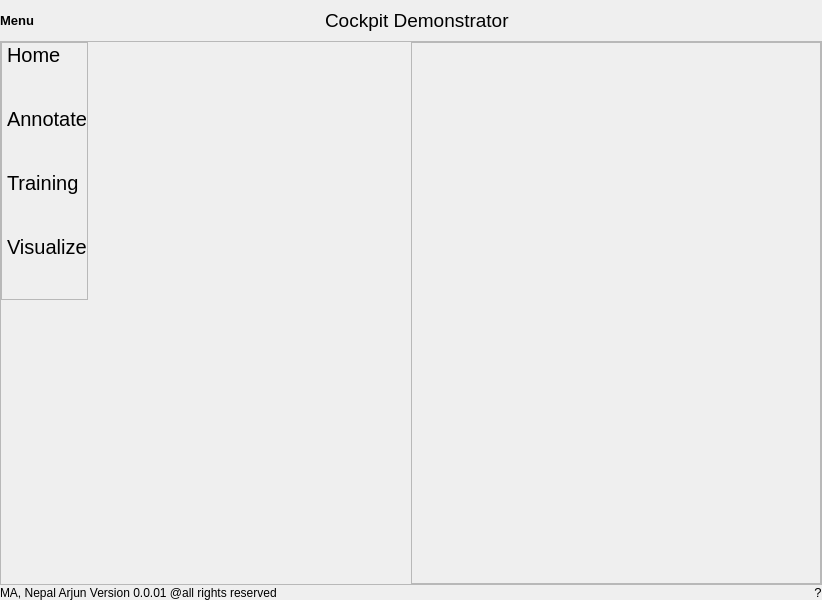
<?xml version="1.0" encoding="UTF-8"?>
<ui version="4.0">
 <class>MainWindow</class>
 <widget class="QMainWindow" name="CockpitDemonstrator">
  <property name="geometry">
   <rect>
    <x>0</x>
    <y>0</y>
    <width>822</width>
    <height>600</height>
   </rect>
  </property>
  <property name="windowTitle">
   <string>MainWindow</string>
  </property>
  <widget class="QWidget" name="centralwidget">
   <layout class="QVBoxLayout" name="verticalLayout">
    <property name="spacing">
     <number>0</number>
    </property>
    <property name="leftMargin">
     <number>0</number>
    </property>
    <property name="topMargin">
     <number>0</number>
    </property>
    <property name="rightMargin">
     <number>0</number>
    </property>
    <property name="bottomMargin">
     <number>0</number>
    </property>
    <item alignment="Qt::AlignTop">
     <widget class="QFrame" name="header">
      <property name="styleSheet">
       <string notr="true">*{
border:none;
}</string>
      </property>
      <property name="frameShape">
       <enum>QFrame::StyledPanel</enum>
      </property>
      <property name="frameShadow">
       <enum>QFrame::Raised</enum>
      </property>
      <layout class="QHBoxLayout" name="horizontalLayout">
       <property name="spacing">
        <number>0</number>
       </property>
       <property name="leftMargin">
        <number>0</number>
       </property>
       <property name="topMargin">
        <number>0</number>
       </property>
       <property name="rightMargin">
        <number>0</number>
       </property>
       <property name="bottomMargin">
        <number>0</number>
       </property>
       <item alignment="Qt::AlignLeft">
        <widget class="QFrame" name="left_frame">
         <property name="font">
          <font>
           <pointsize>8</pointsize>
          </font>
         </property>
         <property name="frameShape">
          <enum>QFrame::StyledPanel</enum>
         </property>
         <property name="frameShadow">
          <enum>QFrame::Raised</enum>
         </property>
         <layout class="QHBoxLayout" name="horizontalLayout_3">
          <property name="spacing">
           <number>0</number>
          </property>
          <property name="leftMargin">
           <number>0</number>
          </property>
          <property name="topMargin">
           <number>0</number>
          </property>
          <property name="rightMargin">
           <number>0</number>
          </property>
          <property name="bottomMargin">
           <number>0</number>
          </property>
          <item>
           <widget class="QPushButton" name="menu_btn">
            <property name="font">
             <font>
              <pointsize>10</pointsize>
              <weight>75</weight>
              <bold>true</bold>
             </font>
            </property>
            <property name="text">
             <string>Menu</string>
            </property>
            <property name="icon">
             <iconset resource="../Icons.qrc">
              <normaloff>:/icons/Icons/align-left.svg</normaloff>:/icons/Icons/align-left.svg</iconset>
            </property>
            <property name="iconSize">
             <size>
              <width>32</width>
              <height>32</height>
             </size>
            </property>
           </widget>
          </item>
         </layout>
        </widget>
       </item>
       <item alignment="Qt::AlignHCenter">
        <widget class="QFrame" name="center_frame">
         <property name="frameShape">
          <enum>QFrame::StyledPanel</enum>
         </property>
         <property name="frameShadow">
          <enum>QFrame::Raised</enum>
         </property>
         <layout class="QHBoxLayout" name="horizontalLayout_2">
          <item>
           <widget class="QLabel" name="cockpiticonlabel">
            <property name="text">
             <string/>
            </property>
            <property name="pixmap">
             <pixmap resource="../Icons.qrc">:/icons/Icons/monitor.svg</pixmap>
            </property>
            <property name="scaledContents">
             <bool>false</bool>
            </property>
           </widget>
          </item>
          <item>
           <widget class="QLabel" name="titlelabel">
            <property name="font">
             <font>
              <pointsize>14</pointsize>
              <weight>50</weight>
              <bold>false</bold>
             </font>
            </property>
            <property name="text">
             <string>Cockpit Demonstrator</string>
            </property>
            <property name="scaledContents">
             <bool>false</bool>
            </property>
           </widget>
          </item>
         </layout>
        </widget>
       </item>
       <item alignment="Qt::AlignRight">
        <widget class="QFrame" name="right_frame">
         <property name="frameShape">
          <enum>QFrame::StyledPanel</enum>
         </property>
         <property name="frameShadow">
          <enum>QFrame::Raised</enum>
         </property>
         <layout class="QHBoxLayout" name="horizontalLayout_4">
          <property name="spacing">
           <number>0</number>
          </property>
          <property name="leftMargin">
           <number>0</number>
          </property>
          <property name="topMargin">
           <number>0</number>
          </property>
          <property name="rightMargin">
           <number>0</number>
          </property>
          <property name="bottomMargin">
           <number>0</number>
          </property>
          <item>
           <widget class="QPushButton" name="settings_btn">
            <property name="text">
             <string/>
            </property>
            <property name="icon">
             <iconset resource="../Icons.qrc">
              <normaloff>:/icons/Icons/settings.svg</normaloff>:/icons/Icons/settings.svg</iconset>
            </property>
            <property name="iconSize">
             <size>
              <width>32</width>
              <height>32</height>
             </size>
            </property>
           </widget>
          </item>
         </layout>
        </widget>
       </item>
      </layout>
     </widget>
    </item>
    <item>
     <widget class="QFrame" name="content">
      <property name="sizePolicy">
       <sizepolicy hsizetype="Expanding" vsizetype="Expanding">
        <horstretch>0</horstretch>
        <verstretch>0</verstretch>
       </sizepolicy>
      </property>
      <property name="frameShape">
       <enum>QFrame::StyledPanel</enum>
      </property>
      <property name="frameShadow">
       <enum>QFrame::Raised</enum>
      </property>
      <layout class="QHBoxLayout" name="horizontalLayout_8">
       <property name="spacing">
        <number>0</number>
       </property>
       <property name="leftMargin">
        <number>0</number>
       </property>
       <property name="topMargin">
        <number>0</number>
       </property>
       <property name="rightMargin">
        <number>0</number>
       </property>
       <property name="bottomMargin">
        <number>0</number>
       </property>
       <item alignment="Qt::AlignLeft|Qt::AlignTop">
        <widget class="QFrame" name="menu_frame">
         <property name="sizePolicy">
          <sizepolicy hsizetype="Preferred" vsizetype="Preferred">
           <horstretch>0</horstretch>
           <verstretch>0</verstretch>
          </sizepolicy>
         </property>
         <property name="styleSheet">
          <string notr="true">QPushButton {border:none; text-align:left; font-size:20px}</string>
         </property>
         <property name="frameShape">
          <enum>QFrame::StyledPanel</enum>
         </property>
         <property name="frameShadow">
          <enum>QFrame::Raised</enum>
         </property>
         <layout class="QVBoxLayout" name="verticalLayout_2">
          <property name="spacing">
           <number>0</number>
          </property>
          <property name="leftMargin">
           <number>5</number>
          </property>
          <property name="topMargin">
           <number>0</number>
          </property>
          <property name="rightMargin">
           <number>0</number>
          </property>
          <property name="bottomMargin">
           <number>0</number>
          </property>
          <item alignment="Qt::AlignLeft|Qt::AlignTop">
           <widget class="QPushButton" name="home_button">
            <property name="layoutDirection">
             <enum>Qt::LeftToRight</enum>
            </property>
            <property name="styleSheet">
             <string notr="true"/>
            </property>
            <property name="text">
             <string>Home</string>
            </property>
           </widget>
          </item>
          <item>
           <spacer name="verticalSpacer">
            <property name="orientation">
             <enum>Qt::Vertical</enum>
            </property>
            <property name="sizeHint" stdset="0">
             <size>
              <width>20</width>
              <height>40</height>
             </size>
            </property>
           </spacer>
          </item>
          <item>
           <widget class="QPushButton" name="annotation_button">
            <property name="text">
             <string>Annotate</string>
            </property>
           </widget>
          </item>
          <item>
           <spacer name="verticalSpacer_2">
            <property name="orientation">
             <enum>Qt::Vertical</enum>
            </property>
            <property name="sizeHint" stdset="0">
             <size>
              <width>20</width>
              <height>40</height>
             </size>
            </property>
           </spacer>
          </item>
          <item>
           <widget class="QPushButton" name="training_button">
            <property name="text">
             <string>Training</string>
            </property>
           </widget>
          </item>
          <item>
           <spacer name="verticalSpacer_3">
            <property name="orientation">
             <enum>Qt::Vertical</enum>
            </property>
            <property name="sizeHint" stdset="0">
             <size>
              <width>20</width>
              <height>40</height>
             </size>
            </property>
           </spacer>
          </item>
          <item>
           <widget class="QPushButton" name="visualization_button">
            <property name="text">
             <string>Visualize</string>
            </property>
           </widget>
          </item>
          <item>
           <spacer name="verticalSpacer_4">
            <property name="orientation">
             <enum>Qt::Vertical</enum>
            </property>
            <property name="sizeHint" stdset="0">
             <size>
              <width>20</width>
              <height>40</height>
             </size>
            </property>
           </spacer>
          </item>
         </layout>
        </widget>
       </item>
       <item>
        <widget class="QFrame" name="content_frame">
         <property name="sizePolicy">
          <sizepolicy hsizetype="Preferred" vsizetype="Preferred">
           <horstretch>0</horstretch>
           <verstretch>0</verstretch>
          </sizepolicy>
         </property>
         <property name="frameShape">
          <enum>QFrame::StyledPanel</enum>
         </property>
         <property name="frameShadow">
          <enum>QFrame::Raised</enum>
         </property>
        </widget>
       </item>
      </layout>
     </widget>
    </item>
    <item alignment="Qt::AlignBottom">
     <widget class="QFrame" name="footer">
      <property name="styleSheet">
       <string notr="true">*{border:none;}</string>
      </property>
      <property name="frameShape">
       <enum>QFrame::StyledPanel</enum>
      </property>
      <property name="frameShadow">
       <enum>QFrame::Raised</enum>
      </property>
      <layout class="QHBoxLayout" name="horizontalLayout_5">
       <property name="spacing">
        <number>0</number>
       </property>
       <property name="leftMargin">
        <number>0</number>
       </property>
       <property name="topMargin">
        <number>0</number>
       </property>
       <property name="rightMargin">
        <number>0</number>
       </property>
       <property name="bottomMargin">
        <number>0</number>
       </property>
       <item alignment="Qt::AlignLeft|Qt::AlignBottom">
        <widget class="QFrame" name="left_frame_version">
         <property name="frameShape">
          <enum>QFrame::StyledPanel</enum>
         </property>
         <property name="frameShadow">
          <enum>QFrame::Raised</enum>
         </property>
         <layout class="QHBoxLayout" name="horizontalLayout_6">
          <property name="spacing">
           <number>0</number>
          </property>
          <property name="leftMargin">
           <number>0</number>
          </property>
          <property name="topMargin">
           <number>0</number>
          </property>
          <property name="rightMargin">
           <number>0</number>
          </property>
          <property name="bottomMargin">
           <number>0</number>
          </property>
          <item alignment="Qt::AlignLeft">
           <widget class="QLabel" name="label">
            <property name="font">
             <font>
              <pointsize>9</pointsize>
             </font>
            </property>
            <property name="text">
             <string>MA, Nepal Arjun Version 0.0.01 @all rights reserved </string>
            </property>
           </widget>
          </item>
         </layout>
        </widget>
       </item>
       <item alignment="Qt::AlignRight|Qt::AlignBottom">
        <widget class="QFrame" name="right_frame_about">
         <property name="sizePolicy">
          <sizepolicy hsizetype="Preferred" vsizetype="Preferred">
           <horstretch>0</horstretch>
           <verstretch>0</verstretch>
          </sizepolicy>
         </property>
         <property name="frameShape">
          <enum>QFrame::StyledPanel</enum>
         </property>
         <property name="frameShadow">
          <enum>QFrame::Raised</enum>
         </property>
         <layout class="QHBoxLayout" name="horizontalLayout_7">
          <property name="spacing">
           <number>0</number>
          </property>
          <property name="topMargin">
           <number>0</number>
          </property>
          <property name="rightMargin">
           <number>0</number>
          </property>
          <property name="bottomMargin">
           <number>0</number>
          </property>
          <item alignment="Qt::AlignRight">
           <widget class="QPushButton" name="pushButton">
            <property name="font">
             <font>
              <pointsize>10</pointsize>
             </font>
            </property>
            <property name="text">
             <string>?</string>
            </property>
           </widget>
          </item>
         </layout>
        </widget>
       </item>
      </layout>
     </widget>
    </item>
   </layout>
  </widget>
 </widget>
 <resources>
  <include location="../Icons.qrc"/>
 </resources>
 <connections/>
</ui>
